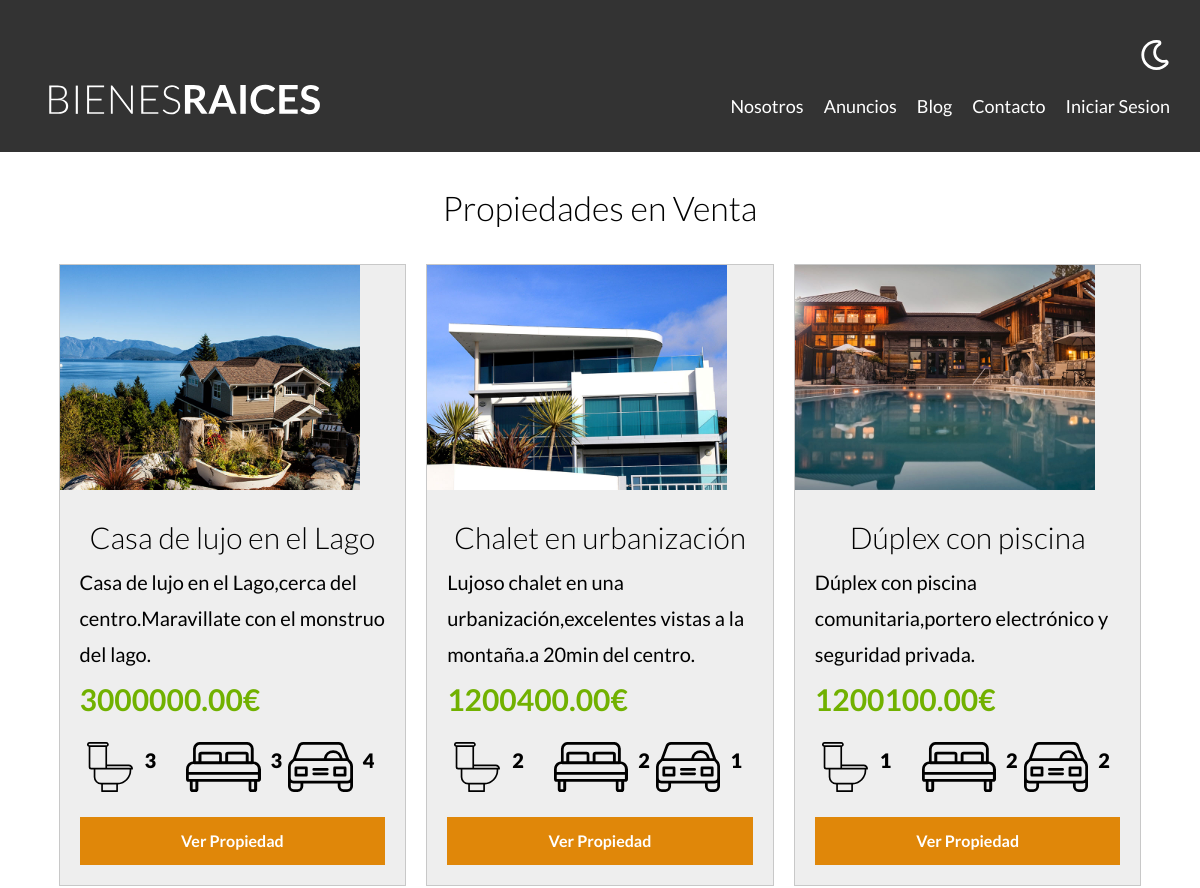
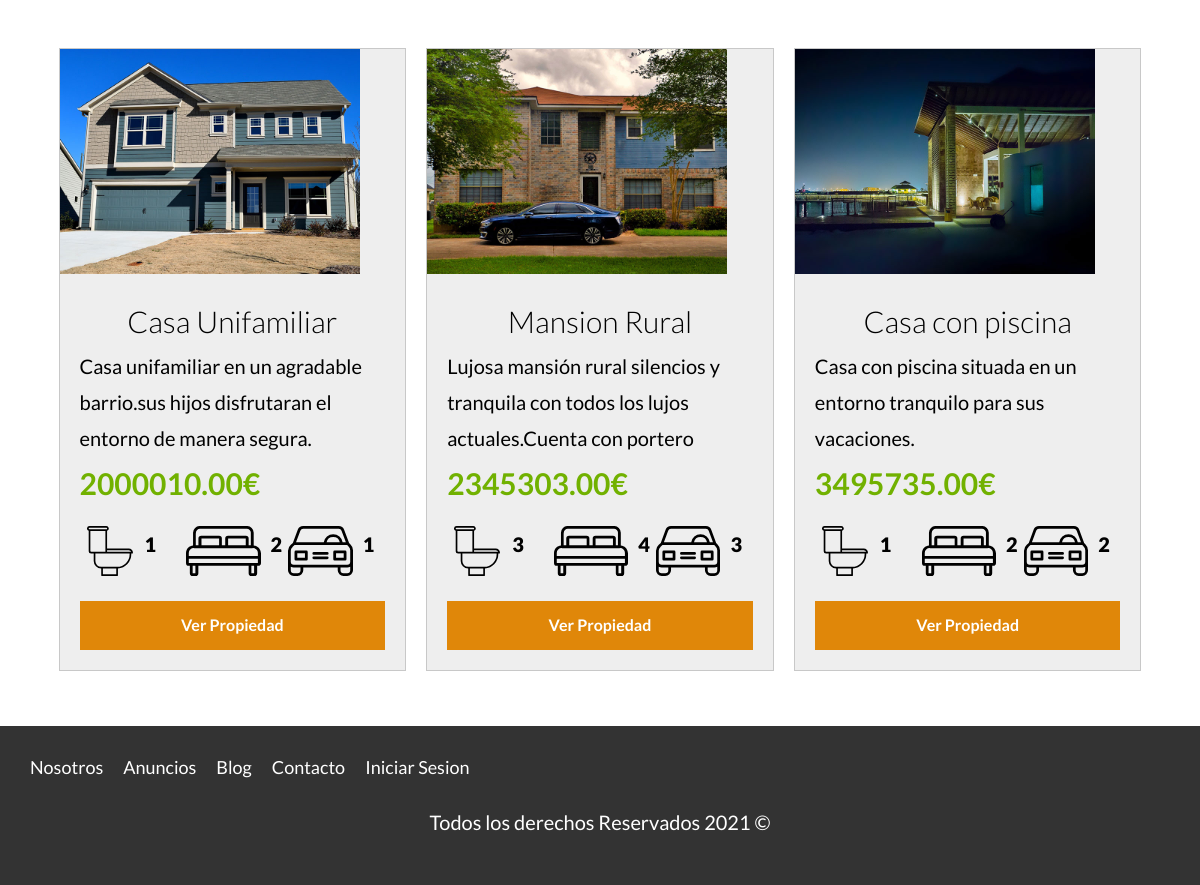
The app's page /anuncios.php with its own data (2 pictures, top to bottom).
### tables this page shows
CREATE TABLE `propiedades` (
  `id` int NOT NULL AUTO_INCREMENT,
  `titulo` varchar(60) DEFAULT NULL,
  `precio` decimal(10,2) DEFAULT NULL,
  `imagen` varchar(200) DEFAULT NULL,
  `descripcion` longtext,
  `habitaciones` int DEFAULT NULL,
  `wc` int DEFAULT NULL,
  `estacionamiento` int DEFAULT NULL,
  `creado` date DEFAULT NULL,
  `vendedorId` int DEFAULT NULL,
  PRIMARY KEY (`id`),
  KEY `vendedorId_idx` (`vendedorId`),
  CONSTRAINT `vendedorId` FOREIGN KEY (`vendedorId`) REFERENCES `vendedores` (`id`)
);

### includes/funciones.php (called while the page is built, shortened)
<?php
function includeTemplate(String $nombre, bool $inicio = false) {
    include TEMPLATES_URL . "/${nombre}.php";
}

### includes/templates/anuncios.php (the view, shortened to what this page needs)
<?php
$db = conectarDB();
$query = "select * from propiedades limit ${limite}";
$resutado = mysqli_query($db, $query);
?>
<div class="contendor-anuncios">
    <?php while ($propiedad = mysqli_fetch_assoc($resutado)) : ?>
    <div class="anuncio">
        <img loading="lazy " src="/imagenes/<?php echo $propiedad['imagen']; ?>" alt="anuncio">
        <div class="contenido-anuncio">
            <h3><?php echo $propiedad['titulo']; ?></h3>
            <p><?php echo $propiedad['descripcion']; ?></p>
            <p class="precio"><?php echo $propiedad['precio']; ?>€</p>
            <ul class="iconos-caracteristicas">
                <li>
                    <img class="icono" src="build/img/icono_wc.svg" alt="icono wc">
                    <p><?php echo $propiedad['wc']; ?></p>
                </li>
                <li>
                    <img class="icono" src="build/img/icono_dormitorio.svg" alt="icono_dormitorio">
                    <p><?php echo $propiedad['habitaciones']; ?></p>
                </li>
                <li>
                    <img class="icono" src="build/img/icono_estacionamiento.svg" alt="icono estacionamiento">
                    <p><?php echo $propiedad['estacionamiento']; ?></p>
                </li>
            </ul>
            <a href="anuncio.php?id=<?php echo $propiedad['id']; ?>" class="boton-amarillo-block">Ver Propiedad</a>
        </div>
    </div>
    <?php endwhile; ?>

### includes/templates/header.php (shortened to what this page needs)
<?php
$auth = $_SESSION['login'] ?? false;
?>
<!DOCTYPE html>
<html lang="es">
<head>
    <link rel="stylesheet" href="/build/css/app.css">
</head>
<body>
    <header class="header <?php echo $inicio ? 'inicio' : ''; ?>">
        <div class="contenedor contenido-header">
            <div class="barra">
                <a href="/index.php">
                    <img src="/build/img/logo.svg" alt="logotipo empresa">
                </a>
                <div class="derecha">
                    <img class="dark-mode-boton" src="/build/img/dark-mode.svg" alt="boton para dark mode">
                    <nav class="navegacion">
                        <a href="/nosotros.php">Nosotros</a>
                        <a href="/anuncios.php">Anuncios</a>
                        <a href="/blog.php">Blog</a>
                        <a href="/contacto.php">Contacto</a>
                        <?php if ($auth) : ?>
                        <a href="/admin/index.php">Administrador</a>
                        <a href="/cerrarsesion.php">Cerar Sesion</a>
                        <?php elseif (!$auth) : ?>
                        <a href="/login.php">Iniciar Sesion</a>
                        <?php endif ?>
                    </nav>
                </div>
            </div>
        </div>
    </header>

### anuncios.php
<?php
require 'includes/funciones.php';
includeTemplate('header');
?>
<main class="contenedor seccion">
    <section class="seccion contenedor">
        <h2>Propiedades en Venta</h2>
        <?php
        $limite = 10;
        include 'includes/templates/anuncios.php';
        ?>
</main>
<?php
include 'includes/templates/footer.php';
?>

### includes/templates/footer.php (shortened to what this page needs)
<?php
$auth = $_SESSION['login'] ?? false;
?>
<footer class="footer seccion">
    <div class="contenedor contenedor-footer">
        <nav class="navegacion">
            <a href="/nosotros.php">Nosotros</a>
            <a href="/anuncios.php">Anuncios</a>
            <a href="/blog.php">Blog</a>
            <a href="/contacto.php">Contacto</a>
            <?php if ($auth) : ?>
            <a href="/admin/index.php">Administrador</a>
            <a href="/cerrarsesion.php">Cerar Sesion</a>
            <?php elseif (!$auth) : ?>
            <a href="/login.php">Iniciar Sesion</a>
            <?php endif ?>
        </nav>
    </div>
    <p class="copyright">Todos los derechos Reservados <?php echo date('Y') ?> &copy;</p>
</footer>
</body>
</html>

### build/css/app.css (style rules this page uses)
html { line-height:1.15;-webkit-text-size-adjust:100% }
body { margin:0 }
main { display:block }
a { background-color:transparent }
img { border-style:none }
html { font-size:62.5%;box-sizing:border-box }
*,:after,:before { box-sizing:inherit }
body { font-family:Lato,sans-serif;font-size:1.6rem;line-height:1.8 }
p { color:#000;font-size:2rem }
.contenedor { width:95%;max-width:120rem;margin:0 auto }
a { text-decoration:none }
img,picture { width:100%;display:block }
h1,h2,h3 { font-family:Lato,sans-serif;margin:2.5rem 0;font-weight:300;text-align:center }
h2 { font-size:3.4rem }
h3 { font-size:3rem }
.seccion { margin-top:2.5rem;margin-bottom:2.5rem }
.boton-amarillo-block { background-color:#e08709;color:#fff;font-weight:700;text-decoration:none;padding:1rem 3rem;text-align:center;margin-top:2.5rem;display:block;border:none }
.header { background-color:#333;padding:1rem 0 3rem }
.contenido-header { display:flex;flex-direction:column;justify-content:space-between }
img { width:30rem;height:auto }
.footer { background-color:#333;padding:2.5rem 0;margin-bottom:0 }
.footer .navegacion { visibility:visible;opacity:1;height:auto }
.footer .copyright { color:#fff;text-align:center }
.derecha { display:flex;flex-direction:column;align-items:center }
@media (min-width:768px) { .derecha { align-items:flex-end } }
.derecha .dark-mode-boton { width:3rem;margin-top:3rem;margin-bottom:2rem;filter:invert(100%) }
@media (min-width:768px) { .derecha .dark-mode-boton { margin-top:0 } }
.barra { display:flex;flex-direction:column;align-items:center;padding-top:3rem }
@media (min-width:768px) { .barra { flex-direction:row;justify-content:space-between;align-items:flex-end } }
.navegacion { height:0;visibility:hidden;opacity:0;transition:visibility .3s ease-in-out,opacity .5s linear,height .5s linear }
@media (min-width:768px) { .navegacion { display:flex;align-items:center;opacity:1;visibility:visible } }
.navegacion a { color:#fff;text-decoration:none;font-size:2.2rem;display:block;text-align:center }
@media (min-width:768px) { .navegacion a { margin-right:2rem;font-size:1.8rem } }
@media (min-width:768px) { .navegacion a:last-of-type { margin-right:0 } }
.mostrar { visibility:visible;opacity:1;height:auto }
.icono { text-align:center }
@media (min-width:768px) { .contendor-anuncios { display:grid;gap:2rem;grid-template-columns:repeat(3,1fr) } }
.anuncio { background-color:#eee;border:1px solid #c8c8c8;margin-bottom:3rem }
.anuncio .contenido-anuncio { padding:2rem }
.anuncio h3,.anuncio p { margin:0 }
.precio { color:#71b100;font-weight:700;font-size:3rem }
.iconos-caracteristicas { display:flex;list-style:none;padding:0;max-width:40rem }
.iconos-caracteristicas li { flex:1;display:flex;width:50px;height:50px;margin:0 5px }
.iconos-caracteristicas img { flex:0 0 5rem;margin-right:1rem }
.iconos-caracteristicas p { font-weight:900 }

### records on screen
propiedades: imagen (picture), titulo "Casa de lujo en el Lago", descripcion "Casa de lujo en el Lago,cerca del centro.Maravillate con el monstruo del lago.", precio "3000000.00", wc "3", habitaciones "3", estacionamiento "4"
propiedades: imagen (picture), titulo "Chalet en urbanización", descripcion "Lujoso chalet en una urbanización,excelentes vistas a la montaña.a 20min del centro.", precio "1200400.00", wc "2", habitaciones "2", estacionamiento "1"
propiedades: imagen (picture), titulo "Dúplex con piscina", descripcion "Dúplex con piscina comunitaria,portero electrónico y seguridad privada.", precio "1200100.00", wc "1", habitaciones "2", estacionamiento "2"
propiedades: imagen (picture), titulo "Casa Unifamiliar", descripcion "Casa unifamiliar en un agradable barrio.sus hijos disfrutaran el entorno de manera segura.", precio "2000010.00", wc "1", habitaciones "2", estacionamiento "1"
propiedades: imagen (picture), titulo "Mansion Rural", descripcion "Lujosa mansión rural silencios y tranquila con todos los lujos actuales.Cuenta con portero", precio "2345303.00", wc "3", habitaciones "4", estacionamiento "3"
propiedades: imagen (picture), titulo "Casa con piscina", descripcion "Casa con piscina situada en un entorno tranquilo para sus vacaciones.", precio "3495735.00", wc "1", habitaciones "2", estacionamiento "2"
